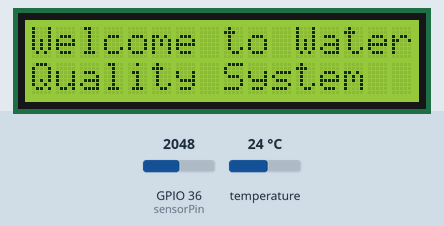
The sketch below on a simulated ESP32. On the bench: 16×2 character LCD. Inputs (shaded band) come from the test bench; at power-on: temperature 24 °C, GPIO 36 (sensorPin) = 2048. What the sketch prints to the serial monitor is not drawn.

Above: at 1.2 s.
1.3 s: temperature set to 28 °C
At 8.1 s:
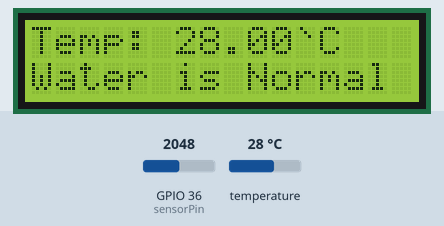
14.5 s: GPIO 36 (sensorPin) set to 491
At 23.5 s:
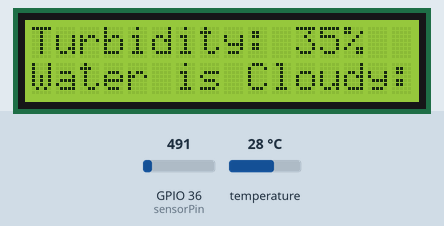
28.1 s: temperature set to 12 °C
At 36.9 s:
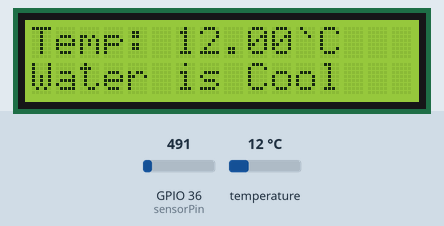
41.0 s: GPIO 36 (sensorPin) set to 417
At 43.9 s:
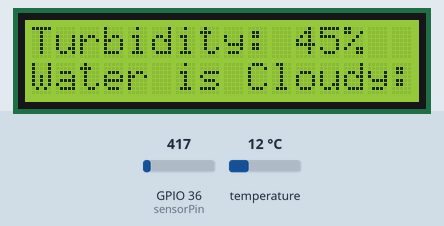
50.6 s: GPIO 36 (sensorPin) set to 357
At 53.4 s:
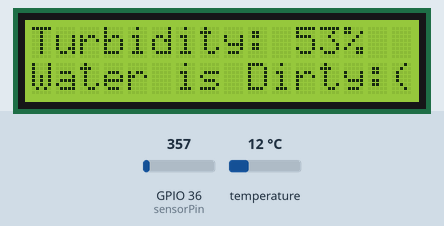
63.7 s: temperature set to 24.4 °C
At 66.7 s:
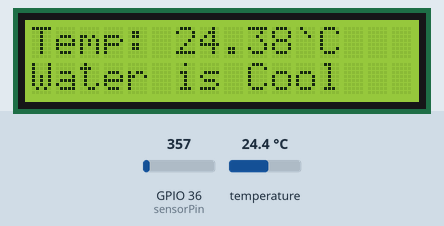
73.3 s: temperature set to 25.5 °C
Timing chart, 0 to 76.3 s (numbered marks = the images above; inputs shaded):
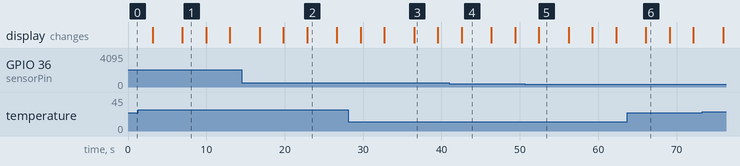

The sketch:

sketch_apr29a.ino
```cpp
#include <Wire.h>
#include <LiquidCrystal_I2C.h>
#include <OneWire.h>
#include <DallasTemperature.h>

LiquidCrystal_I2C lcd(0x27, 2, 16);
#define ONE_WIRE_BUS 12
OneWire oneWire(ONE_WIRE_BUS);
DallasTemperature sensors(&oneWire);

int sensorPin = A0;

void setup() {
  Serial.begin(9600);
  lcd.init();
  lcd.backlight();
  sensors.begin();
}

void loop() {
  lcd.clear();
  lcd.setCursor(0, 0);
  lcd.print("Welcome to Water");
  lcd.setCursor(0, 1);
  lcd.print("Quality System");
  delay(3000);

  int sensorValue = analogRead(sensorPin);
  int turbidity = map(sensorValue, 0, 750, 100, 0);

  lcd.clear();
  lcd.setCursor(0, 0);
  lcd.print("Turbidity:");
  lcd.setCursor(11, 0);
  lcd.print(turbidity);
  lcd.print("%");
  lcd.setCursor(0, 1);
  if (turbidity < 20) {
    lcd.print("Water is Clean:)");
  } else if (turbidity < 50) {
    lcd.print("Water is Cloudy:|");
  } else {
    lcd.print("Water is Dirty:(");
  }

  delay(3000);

  sensors.requestTemperatures();
  float waterTempC = sensors.getTempCByIndex(0);

  lcd.clear();
  lcd.setCursor(0, 0);
  lcd.print("Temp:");
  lcd.setCursor(6, 0);
  lcd.print(waterTempC);
  lcd.print("`C");

  lcd.setCursor(0, 1);
  if (waterTempC < 25) {
    lcd.print("Water is Cool");
  } else if (waterTempC < 30) {
    lcd.print("Water is Normal");
  } else if (waterTempC < 40) {
    lcd.print("Water is Hot");
  } else {
    lcd.print("Water is Very Hot");
  }

  // Send values to ESP32 over Serial
  Serial.print("Turbidity:");
  Serial.print(turbidity);
  Serial.print(":Temperature:");
  Serial.println(waterTempC);

  delay(3000);
}
```

Measured:
- the behaviour switches between 383 and 382 on GPIO 36 (sensorPin) (found by bisection; images 4 and 5)
- after the input at 1.3 s, the display: first differs from a run without the input after 5.6 s (image 1)
- after the input at 14.5 s, the display: first differs from a run without the input after 8.4 s (image 2)
- after the input at 28.1 s, the display: first differs from a run without the input after 8.4 s (image 3)
- after the input at 50.6 s, the display: changes after 1.8 s (image 5)
- what the display in image 1 shows lasts 3.1 s, from 6.9 s to 10.0 s
- what the display in image 2 shows lasts 3.8 s, from 22.9 s to 26.7 s
